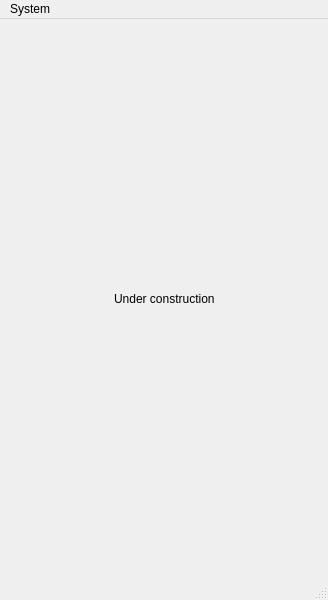
<?xml version="1.0" encoding="UTF-8"?>
<ui version="4.0">
 <class>MainWindow</class>
 <widget class="QMainWindow" name="MainWindow">
  <property name="geometry">
   <rect>
    <x>0</x>
    <y>0</y>
    <width>328</width>
    <height>600</height>
   </rect>
  </property>
  <property name="windowTitle">
   <string>Open Development Assistant</string>
  </property>
  <widget class="QWidget" name="centralwidget">
   <layout class="QGridLayout" name="gridLayout">
    <item row="0" column="1">
     <widget class="QLabel" name="label">
      <property name="text">
       <string>Under construction</string>
      </property>
     </widget>
    </item>
    <item row="0" column="0">
     <spacer name="horizontalSpacer">
      <property name="orientation">
       <enum>Qt::Horizontal</enum>
      </property>
      <property name="sizeHint" stdset="0">
       <size>
        <width>40</width>
        <height>20</height>
       </size>
      </property>
     </spacer>
    </item>
    <item row="0" column="2">
     <spacer name="horizontalSpacer_2">
      <property name="orientation">
       <enum>Qt::Horizontal</enum>
      </property>
      <property name="sizeHint" stdset="0">
       <size>
        <width>40</width>
        <height>20</height>
       </size>
      </property>
     </spacer>
    </item>
   </layout>
  </widget>
  <widget class="QMenuBar" name="menubar">
   <property name="geometry">
    <rect>
     <x>0</x>
     <y>0</y>
     <width>328</width>
     <height>23</height>
    </rect>
   </property>
   <widget class="QMenu" name="menuSystem">
    <property name="title">
     <string>System</string>
    </property>
    <addaction name="actionSettings"/>
   </widget>
   <addaction name="menuSystem"/>
  </widget>
  <widget class="QStatusBar" name="statusbar"/>
  <action name="actionSettings">
   <property name="text">
    <string>Settings</string>
   </property>
  </action>
 </widget>
 <resources/>
 <connections/>
</ui>
